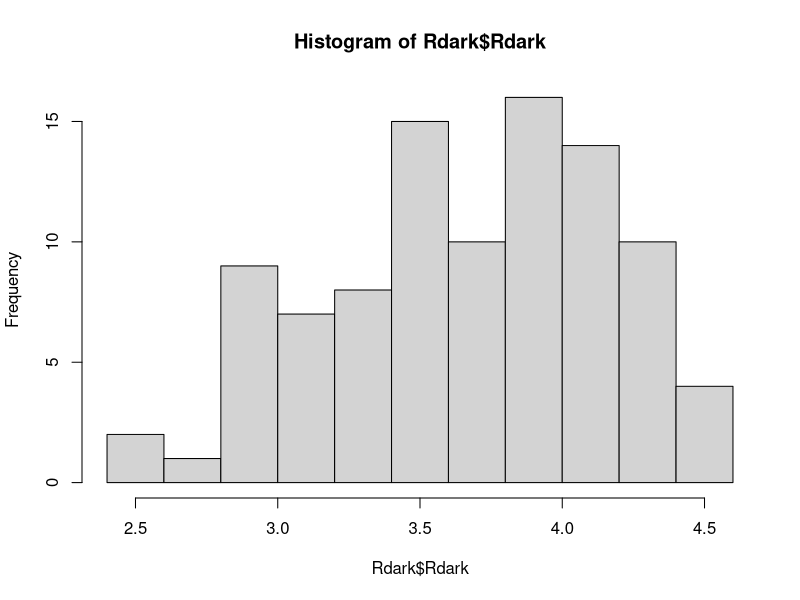

Here is the R script that generated this plot:
## This code is used to import and transform dark respiration data. This is an optional step of the process.
## It is used to import Rdark data and transform it in a standard format

# Load the 'here' package to easily reference files and folders path, which is robust and independent on your platform (Linux, Windows..)
library(here)


# Set the working directory to the 'Vijayakumar_et_al_2025' folder where the data is located
path=here()
setwd(file.path(path,'/Datasets/Vijayakumar_et_al_2025'))

# Importing the author's Rdark data
data_Rdark <- read.csv("Tomato_Rd.csv")

# Creating a Rdark dataframe
Rdark <- data.frame(SampleID=data_Rdark$Unique.ID,Rdark=data_Rdark$Rdark,Tleaf_Rdark=data_Rdark$Tleaf)

# Checking data quality
hist(Rdark$Rdark) # No negative values



# Saving Rdark data
save(Rdark,file="Rdark_data.Rdata")
